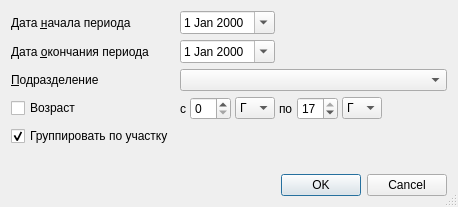
<?xml version="1.0" encoding="UTF-8"?>
<ui version="4.0">
 <class>NoProfsChildSetupDialog</class>
 <widget class="QDialog" name="NoProfsChildSetupDialog">
  <property name="windowModality">
   <enum>Qt::ApplicationModal</enum>
  </property>
  <property name="geometry">
   <rect>
    <x>0</x>
    <y>0</y>
    <width>423</width>
    <height>207</height>
   </rect>
  </property>
  <property name="windowTitle">
   <string/>
  </property>
  <property name="sizeGripEnabled">
   <bool>true</bool>
  </property>
  <layout class="QGridLayout" name="gridLayout">
   <item row="2" column="2" colspan="2">
    <widget class="COrgStructureComboBox" name="cmbOrgStructure">
     <property name="sizePolicy">
      <sizepolicy hsizetype="Preferred" vsizetype="Fixed">
       <horstretch>0</horstretch>
       <verstretch>0</verstretch>
      </sizepolicy>
     </property>
    </widget>
   </item>
   <item row="1" column="2">
    <widget class="CDateEdit" name="edtEndDate">
     <property name="calendarPopup">
      <bool>true</bool>
     </property>
    </widget>
   </item>
   <item row="7" column="1">
    <spacer>
     <property name="orientation">
      <enum>Qt::Vertical</enum>
     </property>
     <property name="sizeHint" stdset="0">
      <size>
       <width>129</width>
       <height>20</height>
      </size>
     </property>
    </spacer>
   </item>
   <item row="0" column="3">
    <spacer>
     <property name="orientation">
      <enum>Qt::Horizontal</enum>
     </property>
     <property name="sizeHint" stdset="0">
      <size>
       <width>91</width>
       <height>20</height>
      </size>
     </property>
    </spacer>
   </item>
   <item row="1" column="1">
    <widget class="QLabel" name="lblEndDate">
     <property name="text">
      <string>Дата &amp;окончания периода</string>
     </property>
     <property name="buddy">
      <cstring>edtEndDate</cstring>
     </property>
    </widget>
   </item>
   <item row="2" column="1">
    <widget class="QLabel" name="lblOrgStructure">
     <property name="text">
      <string>&amp;Подразделение</string>
     </property>
     <property name="buddy">
      <cstring>cmbOrgStructure</cstring>
     </property>
    </widget>
   </item>
   <item row="0" column="1">
    <widget class="QLabel" name="lblBegDate">
     <property name="text">
      <string>Дата &amp;начала периода</string>
     </property>
     <property name="buddy">
      <cstring>edtBegDate</cstring>
     </property>
    </widget>
   </item>
   <item row="1" column="3">
    <spacer>
     <property name="orientation">
      <enum>Qt::Horizontal</enum>
     </property>
     <property name="sizeHint" stdset="0">
      <size>
       <width>91</width>
       <height>20</height>
      </size>
     </property>
    </spacer>
   </item>
   <item row="0" column="2">
    <widget class="CDateEdit" name="edtBegDate">
     <property name="calendarPopup">
      <bool>true</bool>
     </property>
    </widget>
   </item>
   <item row="8" column="3">
    <widget class="QDialogButtonBox" name="buttonBox">
     <property name="orientation">
      <enum>Qt::Horizontal</enum>
     </property>
     <property name="standardButtons">
      <set>QDialogButtonBox::Cancel|QDialogButtonBox::Ok</set>
     </property>
    </widget>
   </item>
   <item row="6" column="1">
    <widget class="QCheckBox" name="chkGroupByAttach">
     <property name="text">
      <string>Группировать по участку</string>
     </property>
     <property name="checked">
      <bool>true</bool>
     </property>
    </widget>
   </item>
   <item row="5" column="2" colspan="2">
    <widget class="QFrame" name="frmAge">
     <property name="frameShape">
      <enum>QFrame::NoFrame</enum>
     </property>
     <property name="frameShadow">
      <enum>QFrame::Raised</enum>
     </property>
     <layout class="QHBoxLayout" name="_2">
      <property name="spacing">
       <number>4</number>
      </property>
      <property name="margin">
       <number>0</number>
      </property>
      <item>
       <layout class="QGridLayout" name="gridLayout_2">
        <item row="1" column="5">
         <widget class="QComboBox" name="cmbAgeEndUnit">
          <property name="currentIndex">
           <number>3</number>
          </property>
          <item>
           <property name="text">
            <string>Д</string>
           </property>
          </item>
          <item>
           <property name="text">
            <string>Н</string>
           </property>
          </item>
          <item>
           <property name="text">
            <string>М</string>
           </property>
          </item>
          <item>
           <property name="text">
            <string>Г</string>
           </property>
          </item>
         </widget>
        </item>
        <item row="1" column="3">
         <widget class="QLabel" name="label_3">
          <property name="text">
           <string>по</string>
          </property>
         </widget>
        </item>
        <item row="1" column="2">
         <widget class="QComboBox" name="cmbAgeBegUnit">
          <property name="currentIndex">
           <number>3</number>
          </property>
          <item>
           <property name="text">
            <string>Д</string>
           </property>
          </item>
          <item>
           <property name="text">
            <string>Н</string>
           </property>
          </item>
          <item>
           <property name="text">
            <string>М</string>
           </property>
          </item>
          <item>
           <property name="text">
            <string>Г</string>
           </property>
          </item>
         </widget>
        </item>
        <item row="1" column="4">
         <widget class="QSpinBox" name="spnAgeEnd">
          <property name="maximum">
           <number>17</number>
          </property>
          <property name="value">
           <number>17</number>
          </property>
         </widget>
        </item>
        <item row="1" column="1">
         <widget class="QSpinBox" name="spnAgeBeg">
          <property name="maximum">
           <number>17</number>
          </property>
         </widget>
        </item>
        <item row="1" column="0">
         <widget class="QLabel" name="label_2">
          <property name="sizePolicy">
           <sizepolicy hsizetype="Preferred" vsizetype="Preferred">
            <horstretch>0</horstretch>
            <verstretch>0</verstretch>
           </sizepolicy>
          </property>
          <property name="text">
           <string>с</string>
          </property>
         </widget>
        </item>
        <item row="1" column="6">
         <spacer name="horizontalSpacer">
          <property name="orientation">
           <enum>Qt::Horizontal</enum>
          </property>
          <property name="sizeHint" stdset="0">
           <size>
            <width>40</width>
            <height>20</height>
           </size>
          </property>
         </spacer>
        </item>
       </layout>
      </item>
     </layout>
    </widget>
   </item>
   <item row="5" column="1">
    <widget class="QCheckBox" name="chkAge">
     <property name="text">
      <string>Возраст</string>
     </property>
    </widget>
   </item>
  </layout>
 </widget>
 <customwidgets>
  <customwidget>
   <class>COrgStructureComboBox</class>
   <extends>QComboBox</extends>
   <header>Orgs/OrgStructComboBoxes.h</header>
  </customwidget>
  <customwidget>
   <class>CDateEdit</class>
   <extends>QDateEdit</extends>
   <header>library/DateEdit</header>
  </customwidget>
 </customwidgets>
 <tabstops>
  <tabstop>edtBegDate</tabstop>
  <tabstop>edtEndDate</tabstop>
  <tabstop>cmbOrgStructure</tabstop>
  <tabstop>chkAge</tabstop>
  <tabstop>spnAgeBeg</tabstop>
  <tabstop>cmbAgeBegUnit</tabstop>
  <tabstop>spnAgeEnd</tabstop>
  <tabstop>cmbAgeEndUnit</tabstop>
  <tabstop>chkGroupByAttach</tabstop>
  <tabstop>buttonBox</tabstop>
 </tabstops>
 <resources/>
 <connections>
  <connection>
   <sender>buttonBox</sender>
   <signal>accepted()</signal>
   <receiver>NoProfsChildSetupDialog</receiver>
   <slot>accept()</slot>
   <hints>
    <hint type="sourcelabel">
     <x>116</x>
     <y>416</y>
    </hint>
    <hint type="destinationlabel">
     <x>102</x>
     <y>90</y>
    </hint>
   </hints>
  </connection>
  <connection>
   <sender>buttonBox</sender>
   <signal>rejected()</signal>
   <receiver>NoProfsChildSetupDialog</receiver>
   <slot>reject()</slot>
   <hints>
    <hint type="sourcelabel">
     <x>229</x>
     <y>416</y>
    </hint>
    <hint type="destinationlabel">
     <x>236</x>
     <y>76</y>
    </hint>
   </hints>
  </connection>
 </connections>
</ui>
